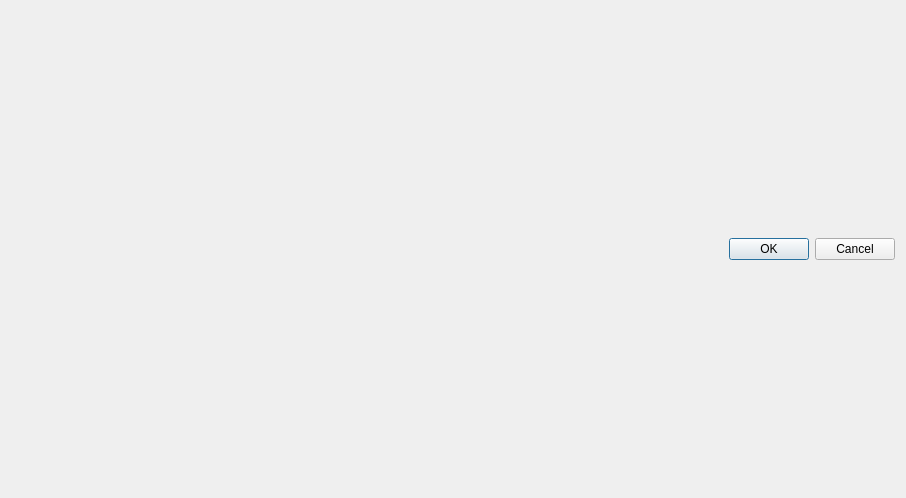
<?xml version="1.0" encoding="UTF-8"?>
<ui version="4.0">
 <class>Dialog</class>
 <widget class="QDialog" name="Dialog">
  <property name="geometry">
   <rect>
    <x>0</x>
    <y>0</y>
    <width>906</width>
    <height>498</height>
   </rect>
  </property>
  <property name="windowTitle">
   <string>Reorganize Notes</string>
  </property>
  <layout class="QVBoxLayout" name="verticalLayout_2">
   <item>
    <layout class="QVBoxLayout" name="tableLayout">
     <property name="sizeConstraint">
      <enum>QLayout::SetFixedSize</enum>
     </property>
    </layout>
   </item>
   <item>
    <widget class="QDialogButtonBox" name="buttonBox">
     <property name="standardButtons">
      <set>QDialogButtonBox::Cancel|QDialogButtonBox::Ok</set>
     </property>
    </widget>
   </item>
  </layout>
 </widget>
 <resources/>
 <connections/>
</ui>
